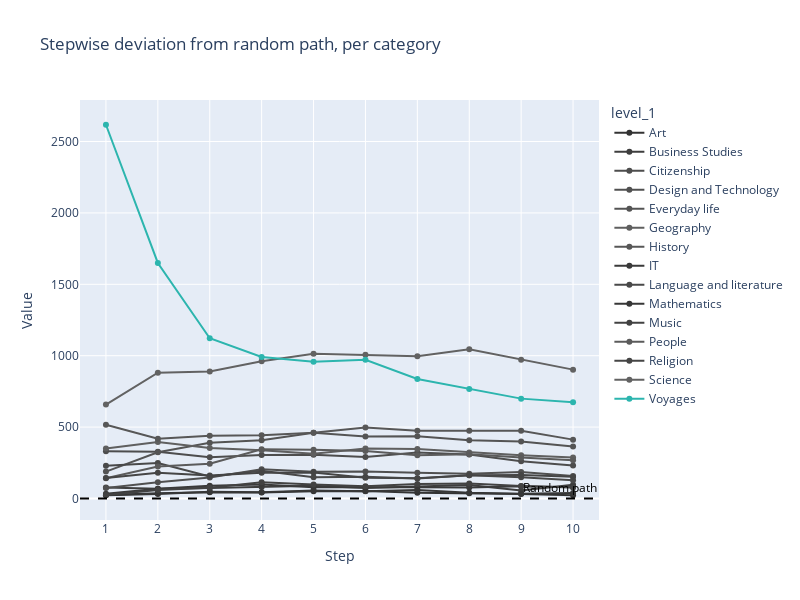

Notebook cell for this chart:
### Markdown cell above
### What about the evolution of categories ?

### Code cell
plot_category_step_divergence(mean_KL_step, df_categories_filtered, palette_category_dict)

### Figure 1 — Plotly figure (JSON) as saved in the notebook; plotly's stock layout.template omitted (floating-point values rounded to 4 significant figures)
{"data": [{"hovertemplate": "level_1=Art<br>Step=%{x}<br>Value=%{y}<extra></extra>", "legendgroup": "Art", "line": {"color": "#333333", "dash": "solid"}, "marker": {"symbol": "circle"}, "mode": "lines+markers", "name": "Art", "orientation": "v", "showlegend": true, "type": "scatter", "x": [1, 2, 3, 4, 5, 6, 7, 8, 9, 10], "xaxis": "x", "y": [24.19, 37.07, 44.34, 42.35, 50.68, 52.55, 40.62, 36.9, 32.23, 22.66], "yaxis": "y"}, {"hovertemplate": "level_1=Business Studies<br>Step=%{x}<br>Value=%{y}<extra></extra>", "legendgroup": "Business Studies", "line": {"color": "#3e3e3e", "dash": "solid"}, "marker": {"symbol": "circle"}, "mode": "lines+markers", "name": "Business Studies", "orientation": "v", "showlegend": true, "type": "scatter", "x": [1, 2, 3, 4, 5, 6, 7, 8, 9, 10], "xaxis": "x", "y": [77.3, 67.65, 73.71, 80.56, 88.34, 74.2, 84.07, 93.69, 55.58, 96.71], "yaxis": "y"}, {"hovertemplate": "level_1=Citizenship<br>Step=%{x}<br>Value=%{y}<extra></extra>", "legendgroup": "Citizenship", "line": {"color": "#4d4d4d", "dash": "solid"}, "marker": {"symbol": "circle"}, "mode": "lines+markers", "name": "Citizenship", "orientation": "v", "showlegend": true, "type": "scatter", "x": [1, 2, 3, 4, 5, 6, 7, 8, 9, 10], "xaxis": "x", "y": [330.3, 327.5, 289.3, 304.9, 306.4, 291.2, 321.7, 308.5, 260.8, 230.3], "yaxis": "y"}, {"hovertemplate": "level_1=Design and Technology<br>Step=%{x}<br>Value=%{y}<extra></extra>", "legendgroup": "Design and Technology", "line": {"color": "#505050", "dash": "solid"}, "marker": {"symbol": "circle"}, "mode": "lines+markers", "name": "Design and Technology", "orientation": "v", "showlegend": true, "type": "scatter", "x": [1, 2, 3, 4, 5, 6, 7, 8, 9, 10], "xaxis": "x", "y": [72.69, 113.8, 146.5, 204.2, 187.4, 189.4, 181.1, 173.8, 185.6, 157.7], "yaxis": "y"}, {"hovertemplate": "level_1=Everyday life<br>Step=%{x}<br>Value=%{y}<extra></extra>", "legendgroup": "Everyday life", "line": {"color": "#545454", "dash": "solid"}, "marker": {"symbol": "circle"}, "mode": "lines+markers", "name": "Everyday life", "orientation": "v", "showlegend": true, "type": "scatter", "x": [1, 2, 3, 4, 5, 6, 7, 8, 9, 10], "xaxis": "x", "y": [188.3, 323.8, 390.3, 407.9, 459.5, 434.5, 436.3, 407.8, 399.5, 363.5], "yaxis": "y"}, {"hovertemplate": "level_1=Geography<br>Step=%{x}<br>Value=%{y}<extra></extra>", "legendgroup": "Geography", "line": {"color": "#5f5f5f", "dash": "solid"}, "marker": {"symbol": "circle"}, "mode": "lines+markers", "name": "Geography", "orientation": "v", "showlegend": true, "type": "scatter", "x": [1, 2, 3, 4, 5, 6, 7, 8, 9, 10], "xaxis": "x", "y": [349.8, 396.3, 353.8, 337.8, 313.1, 350.4, 347.4, 322.9, 303.4, 287.0], "yaxis": "y"}, {"hovertemplate": "level_1=History<br>Step=%{x}<br>Value=%{y}<extra></extra>", "legendgroup": "History", "line": {"color": "#575757", "dash": "solid"}, "marker": {"symbol": "circle"}, "mode": "lines+markers", "name": "History", "orientation": "v", "showlegend": true, "type": "scatter", "x": [1, 2, 3, 4, 5, 6, 7, 8, 9, 10], "xaxis": "x", "y": [516.4, 418.0, 439.5, 442.9, 460.1, 497.1, 474.3, 475.1, 475.2, 412.2], "yaxis": "y"}, {"hovertemplate": "level_1=IT<br>Step=%{x}<br>Value=%{y}<extra></extra>", "legendgroup": "IT", "line": {"color": "#3a3a3a", "dash": "solid"}, "marker": {"symbol": "circle"}, "mode": "lines+markers", "name": "IT", "orientation": "v", "showlegend": true, "type": "scatter", "x": [1, 2, 3, 4, 5, 6, 7, 8, 9, 10], "xaxis": "x", "y": [32.69, 67.39, 89.39, 98.71, 79.01, 81.16, 77.95, 77.4, 85.26, 79.4], "yaxis": "y"}, {"hovertemplate": "level_1=Language and literature<br>Step=%{x}<br>Value=%{y}<extra></extra>", "legendgroup": "Language and literature", "line": {"color": "#494949", "dash": "solid"}, "marker": {"symbol": "circle"}, "mode": "lines+markers", "name": "Language and literature", "orientation": "v", "showlegend": true, "type": "scatter", "x": [1, 2, 3, 4, 5, 6, 7, 8, 9, 10], "xaxis": "x", "y": [229.7, 249.0, 153.5, 194.9, 148.3, 152.4, 140.5, 162.3, 148.5, 128.5], "yaxis": "y"}, {"hovertemplate": "level_1=Mathematics<br>Step=%{x}<br>Value=%{y}<extra></extra>", "legendgroup": "Mathematics", "line": {"color": "#373737", "dash": "solid"}, "marker": {"symbol": "circle"}, "mode": "lines+markers", "name": "Mathematics", "orientation": "v", "showlegend": true, "type": "scatter", "x": [1, 2, 3, 4, 5, 6, 7, 8, 9, 10], "xaxis": "x", "y": [23.42, 30.87, 46.64, 43.67, 56.06, 50.88, 58.86, 40.3, 32.3, 38.86], "yaxis": "y"}, {"hovertemplate": "level_1=Music<br>Step=%{x}<br>Value=%{y}<extra></extra>", "legendgroup": "Music", "line": {"color": "#424242", "dash": "solid"}, "marker": {"symbol": "circle"}, "mode": "lines+markers", "name": "Music", "orientation": "v", "showlegend": true, "type": "scatter", "x": [1, 2, 3, 4, 5, 6, 7, 8, 9, 10], "xaxis": "x", "y": [23.95, 58.93, 75.66, 114.1, 98.05, 84.82, 101.1, 104.1, 87.41, 76.66], "yaxis": "y"}, {"hovertemplate": "level_1=People<br>Step=%{x}<br>Value=%{y}<extra></extra>", "legendgroup": "People", "line": {"color": "#5b5b5b", "dash": "solid"}, "marker": {"symbol": "circle"}, "mode": "lines+markers", "name": "People", "orientation": "v", "showlegend": true, "type": "scatter", "x": [1, 2, 3, 4, 5, 6, 7, 8, 9, 10], "xaxis": "x", "y": [142.3, 223.2, 242.7, 344.2, 341.4, 331.8, 303.2, 309.9, 287.8, 267.6], "yaxis": "y"}, {"hovertemplate": "level_1=Religion<br>Step=%{x}<br>Value=%{y}<extra></extra>", "legendgroup": "Religion", "line": {"color": "#454545", "dash": "solid"}, "marker": {"symbol": "circle"}, "mode": "lines+markers", "name": "Religion", "orientation": "v", "showlegend": true, "type": "scatter", "x": [1, 2, 3, 4, 5, 6, 7, 8, 9, 10], "xaxis": "x", "y": [143.0, 180.7, 161.4, 180.3, 181.8, 145.2, 142.5, 162.5, 165.2, 152.5], "yaxis": "y"}, {"hovertemplate": "level_1=Science<br>Step=%{x}<br>Value=%{y}<extra></extra>", "legendgroup": "Science", "line": {"color": "#626262", "dash": "solid"}, "marker": {"symbol": "circle"}, "mode": "lines+markers", "name": "Science", "orientation": "v", "showlegend": true, "type": "scatter", "x": [1, 2, 3, 4, 5, 6, 7, 8, 9, 10], "xaxis": "x", "y": [657.9, 881.4, 889.2, 960.4, 1013.0, 1006.0, 996.6, 1044.0, 970.8, 902.3], "yaxis": "y"}, {"hovertemplate": "level_1=Voyages<br>Step=%{x}<br>Value=%{y}<extra></extra>", "legendgroup": "Voyages", "line": {"color": "#2CB5AE", "dash": "solid"}, "marker": {"symbol": "circle"}, "mode": "lines+markers", "name": "Voyages", "orientation": "v", "showlegend": true, "type": "scatter", "x": [1, 2, 3, 4, 5, 6, 7, 8, 9, 10], "xaxis": "x", "y": [2617.0, 1649.0, 1122.0, 991.6, 958.2, 970.8, 837.0, 766.6, 699.3, 673.2], "yaxis": "y"}], "layout": {"annotations": [{"font": {"color": "black", "size": 12}, "showarrow": false, "text": "Random path", "x": 1, "xanchor": "right", "xref": "x domain", "y": 0, "yanchor": "bottom", "yref": "y"}], "height": 600, "legend": {"title": {"text": "level_1"}, "tracegroupgap": 0}, "shapes": [{"line": {"color": "black", "dash": "dash"}, "type": "line", "x0": 0, "x1": 1, "xref": "x domain", "y0": 0, "y1": 0, "yref": "y"}], "title": {"text": "Stepwise deviation from random path, per category"}, "width": 800, "xaxis": {"anchor": "y", "domain": [0, 1], "range": [0.5, 10.5], "tickmode": "linear", "title": {"text": "Step"}}, "yaxis": {"anchor": "x", "domain": [0, 1], "title": {"text": "Value"}}}}
